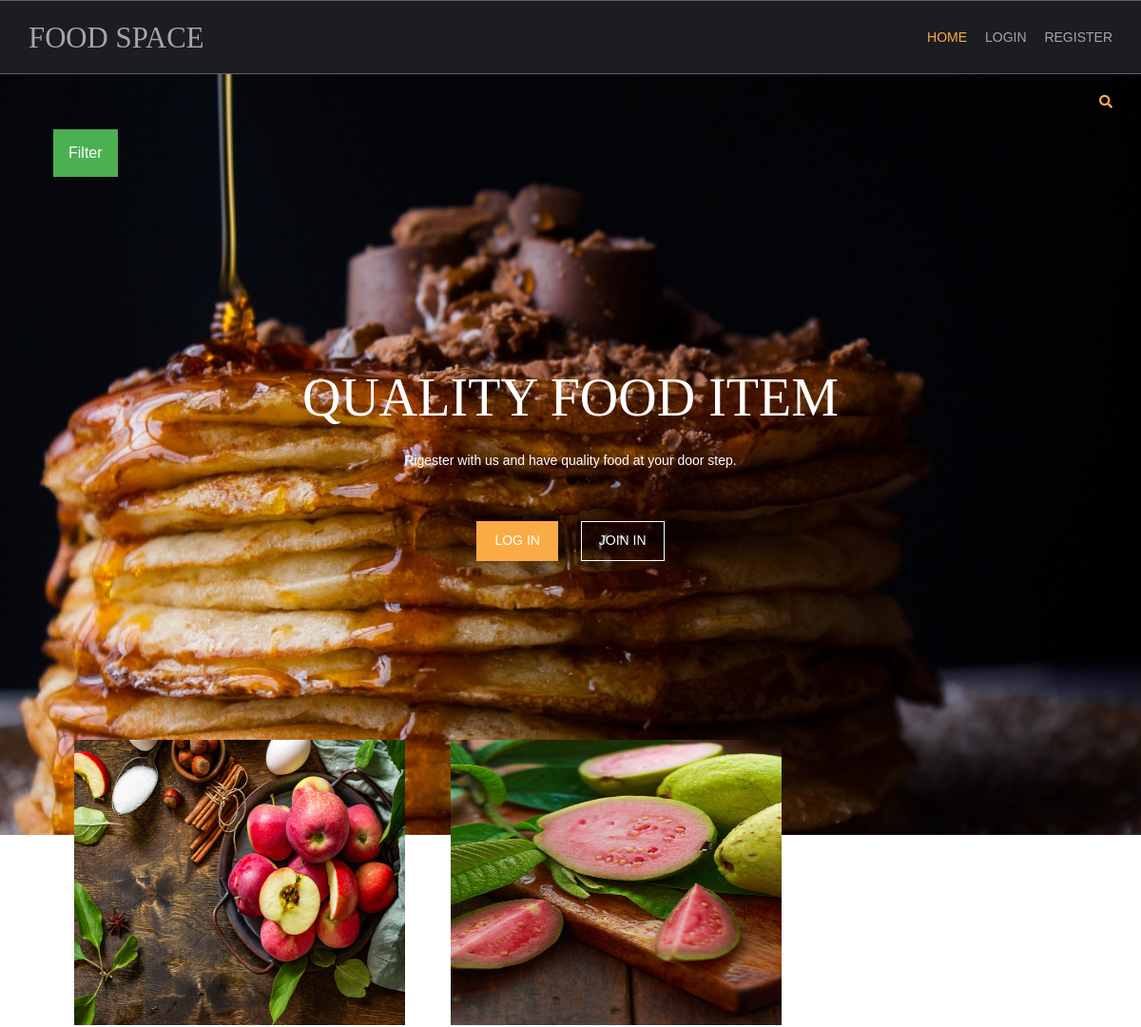
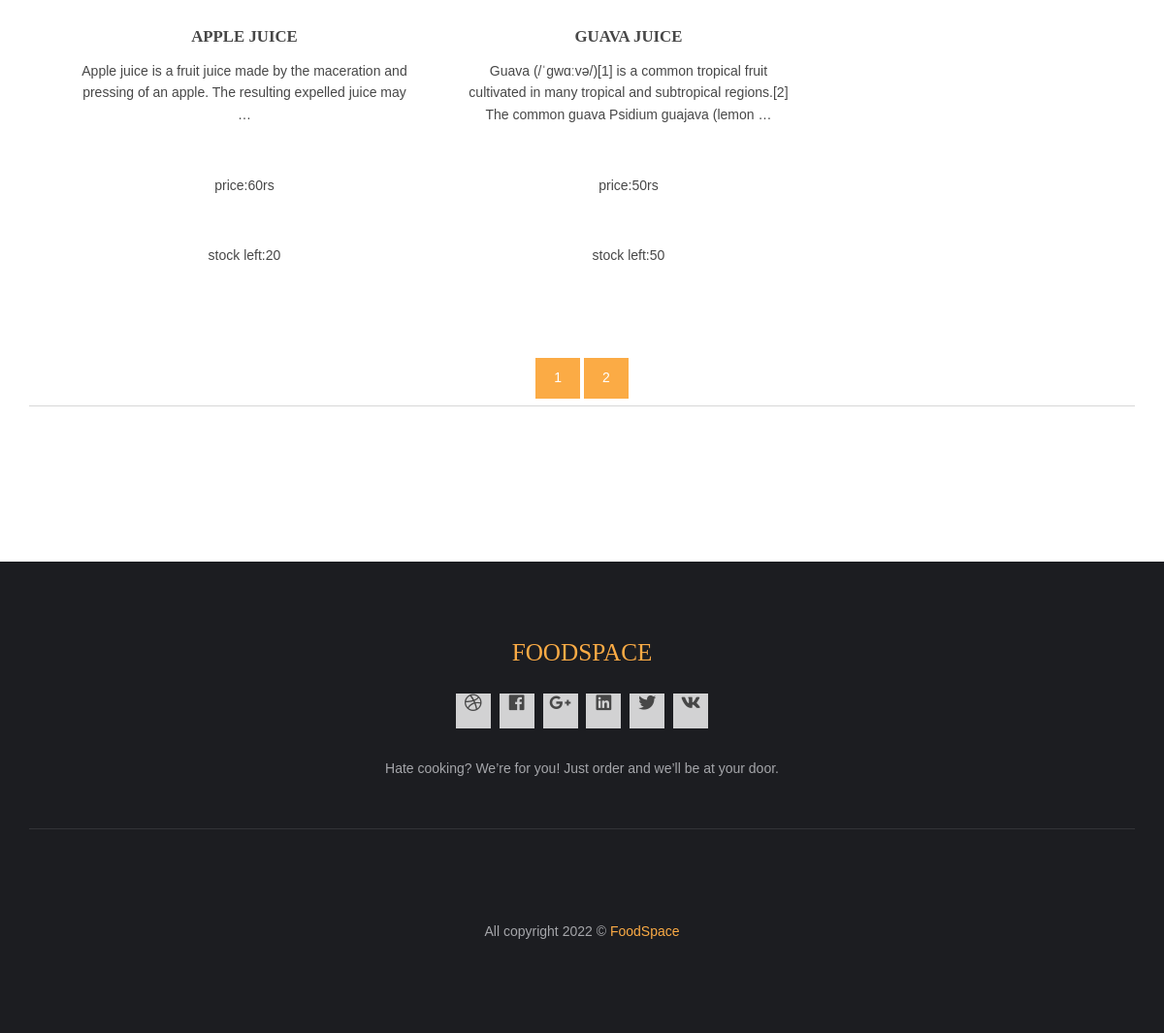
Screenshot of /?page=2 with the database file from the repository (2 pictures, top to bottom).
### home/models.py (models this page shows, shortened)
class prod(models.Model):
    name=models.CharField(max_length=120,unique=True)
    slug=models.SlugField(max_length=120,unique=True)
    img=models.ImageField(upload_to='product')
    desc=models.TextField()
    stock=models.IntegerField()
    available=models.BooleanField()
    price=models.IntegerField()
    category=models.ForeignKey(catg,on_delete=models.CASCADE)
    def get_url(self):
        return reverse('details',args=[self.category.slug,self.slug])

### home/views.py (the view)
# urls.py: 2. Add a URL to urlpatterns:  path('', views.home, name='home')
def home(request, c_slug=None):
    c_page = None
    obj1 = None
    if c_slug!= None:
        c_page = get_object_or_404(catg, slug=c_slug)
        obj1 = prod.objects.filter(category=c_page, available=True)
    else:
        obj1 = prod.objects.all().filter(available=True)
    cat = catg.objects.all()
    paginator=Paginator(obj1,3)
    try:
        page=int(request.GET.get('page','1'))
    except:
        page=1
    try:
        pro=paginator.page(page)
    except(EmptyPage,InvalidPage):
        pro=paginator.page(paginator.num_pages)
    return render(request, 'index.html', {'obj': obj1, 'ct': cat,'pg':pro})

### home/models.py (called while the page is built)
    def get_url(self):
        return reverse('prod_ct',args=[self.slug])

### templates/index.html (shortened to what this page needs)
{% extends 'base.html' %}
{% load static %}
{% block content %}
<html lang="">
<head>
<link href="{% static 'hm/layout/styles/layout.css' %}" rel="stylesheet" type="text/css" media="all">
</head>
<body id="top">
<div class="sss" style="background-image:url({% static 'hm/images/demo/backgrounds/bg.jpg' %});">
  <div class="wrapper row0">
    <div id="topbar" class="hoc clear">
      <div class="fl_right">
        <ul class="nospace">
          <li id="searchform">
          </li>
        </ul>
      </div>
    </div>
  </div>
  <div class="dropdown">
  <button class="dropbtn">Filter</button>
</div>
  <div id="pageintro" class="hoc clear">
    <article>
      <h3 class="heading">quality food item</h3>
      <p>Rigester with us and have quality food at your door step.</p>
      <footer>
        <ul class="nospace inline pushright">
          <li><a class="btn" href="{% url 'login' %}">LOG IN</a></li>
          <li><a class="btn inverse" href="{% url 'register' %}">JOIN IN</a></li>
        </ul>
      </footer>
    </article>
  </div>
</div>
<div class="wrapper row3">
  <main class="hoc container clear">
    <section id="introblocks">
      <ul class="nospace group btmspace-80">
        {% for i in pg.object_list %}
        <li class="one_third">
          <figure><a class="imgover" href="{{i.get_url}}"><img src="{{i.img.url}}" alt="" style="height: 300;width: 500;"></a>
            <figcaption>
              <h6 class="heading">{{i.name}}</h6>
              <p>{{i.desc|truncatewords:20}}</p>
              <br>
              <p>price:{{i.price}}rs</p>
              <br>
              <p>stock left:{{i.stock}}</p>
            </figcaption>
          </figure>
        </li>
         {% endfor %}
      </ul>
    </section>
    <center>
      {% for p in pg.paginator.page_range %}
       <a href="?page={{p}}" class="btn btn-light btn-sm {% if pg.number == p %} active {% endif %}">{{p}}</a>
      {% endfor %}
    </center>
    <hr class="btmspace-80">
  </main>
</div>
  <footer id="footer" class="hoc clear">
    <div class="center btmspace-50">
      <h6 class="heading"><a href="#">FoodSpace</a></h6>
      <ul class="faico clear">
        <li><a class="faicon-dribble" href="#"><i class="fab fa-dribbble"></i></a></li>
        <li><a class="faicon-facebook" href="#"><i class="fab fa-facebook"></i></a></li>
        <li><a class="faicon-google-plus" href="#"><i class="fab fa-google-plus-g"></i></a></li>
        <li><a class="faicon-linkedin" href="#"><i class="fab fa-linkedin"></i></a></li>
        <li><a class="faicon-twitter" href="#"><i class="fab fa-twitter"></i></a></li>
        <li><a class="faicon-vk" href="#"><i class="fab fa-vk"></i></a></li>
      </ul>
      <p class="nospace">Hate cooking? We’re for you! Just order and we’ll be at your door.</p>
    </div>
        <div id="ctdetails" class="clear">
              <div class="center">
                 <p>All copyright 2022 © <a href="#">FoodSpace</a></p>
              </div>
        </div>
  </footer>
</body>
</html>
{% endblock %}

### static/hm/layout/styles/layout.css (style rules this page uses)
#topbar { padding:20px 0; font-size:.8rem; text-transform:uppercase; }
#topbar ul li { display:inline-block; margin-right:15px; }
#topbar ul li:last-child { margin-right:0; padding-right:0; border-right:none; }
#topbar #searchform { position:relative; line-height:1; z-index:9999; }
#topbar #searchform::after { display:block; height:18px; line-height:18px; padding:0; font-family:"Font Awesome\ 5 Free"; font-weight:900; font-size:1rem; content:"\f002"; }
#topbar #searchform ::placeholder { text-transform:capitalize; }
#pageintro { padding:200px 0 300px; }
#pageintro article, #pageintro article p { display:block; max-width:75%; margin:0 auto; text-align:center; }
#pageintro article p { max-width:65%; line-height:2rem; }
#pageintro .heading { margin-bottom:20px; font-size:4rem; }
#pageintro footer { margin-top:50px; }
.container { padding:80px 0; }
#introblocks { display:block; position:relative; margin:-180px 0 0 0; z-index:1; text-align:center; }
#introblocks figure figcaption { display:block; padding:30px 0 0 0; text-align:center; }
#introblocks figure figcaption .heading { font-size:1.2rem; font-weight:700; margin-bottom:0; }
#footer { padding:80px 0; }
#footer .heading { margin-bottom:50px; font-size:1.2rem; }
#footer > div:first-of-type .heading { margin-bottom:20px; text-transform:uppercase; font-size:1.8rem; }
#footer > div:first-of-type .faico { margin-bottom:30px; }
#footer #ctdetails { padding-top:80px; border-top:1px solid; }
*, *::before, *::after { transition:all .3s ease-in-out; }
.faico { margin:0; padding:0; list-style:none; }
.faico li { display:inline-block; margin:8px 5px 0 0; padding:0; line-height:normal; }
.faico li:last-child { margin-right:0; }
.faico a { display:inline-block; width:36px; height:36px; line-height:36px; font-size:18px; text-align:center; }
.faico a { color:#474747; background-color:rgba(255,255,255,.8); }
body { color:#A5A6AA; background-color:#1C1D21; }
a { color:#FBAB45; }
hr, .borderedbox { border-color:#D7D7D7; }
.btn, .btn.inverse:hover { color:#FFFFFF; background-color:#FBAB45; border-color:#FBAB45; }
.btn:hover, .btn.inverse { color:inherit; background-color:transparent; border-color:inherit; }
.imgover, .imgover:hover::after { color:#FFFFFF; }
.row3 { color:#474747; background-color:#FFFFFF; }
#topbar #searchform { color:#FBAB45; }
#pageintro { color:#FFFFFF; }
#footer .heading, #footer #ctdetails ul li div strong { color:#FFFFFF; }
#footer hr, #footer .borderedbox, #footer .linklist li, #footer #ctdetails { border-color:rgba(255,255,255,.1); }
@media screen and (min-width:1140px) { .hoc { max-width:1140px; } }

### templates/index.html (style rules this page uses)
.dropbtn { background-color: #4CAF50; color: white; padding: 16px; font-size: 16px; border: none; cursor: pointer; }
.dropdown { position: relative; display: inline-block; padding-left: 56px; }
.sss { height: 100%; background-position: center; background-repeat: no-repeat; background-size: cover; }

### rows the page displays
prod: img (picture), name "APPLE JUICE", desc "Apple juice is a fruit juice made by the maceration and pressing of an apple. The resulting expelled juice may …", price "60", stock "20"
prod: img (picture), name "GUAVA JUICE", desc "Guava (/ˈɡwɑːvə/)[1] is a common tropical fruit cultivated in many tropical and subtropical regions.[2] The common guava Psidium guajava (lemon …", price "50", stock "50"

### other values shown
{{ p }} "1" "2"
